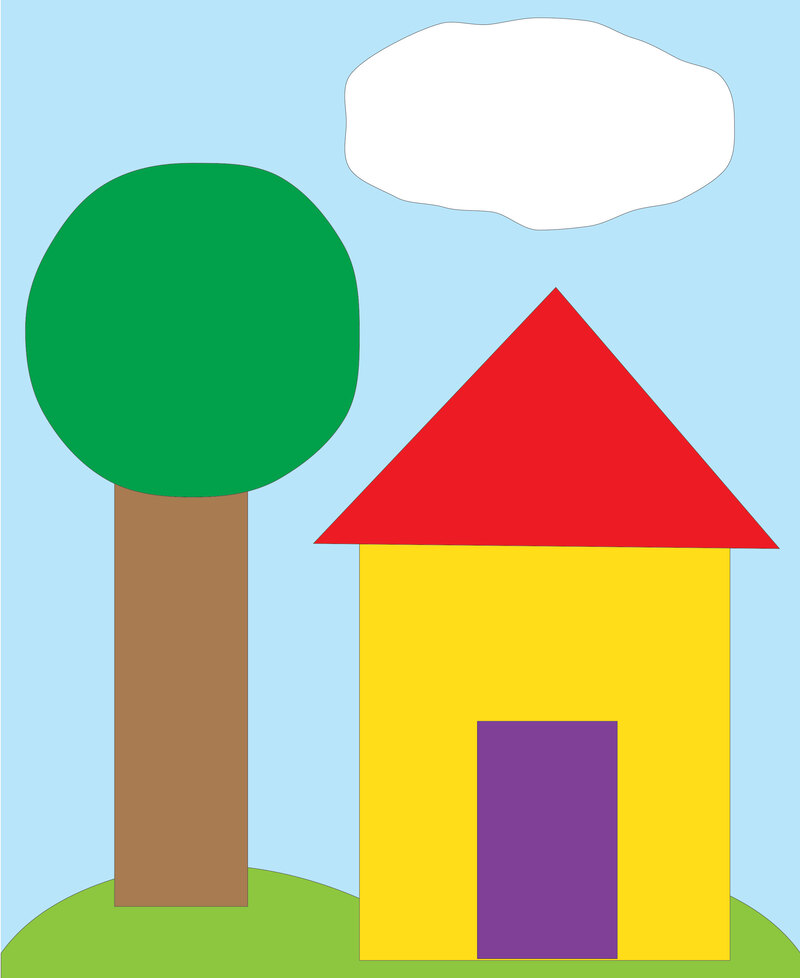
#> input picture shape.jpg, 800 x 978 px
$ jupyter execute --allow-errors 8-puzzle.ipynb
#> lines starting #> are read from the running program, lines starting #| are printed output that depends on the picture
8-puzzle image solver

[cell 1]
from matplotlib import pyplot as plt
image_parts={}

[cell 2]
def splitting_image():
  #splitting image
  import cv2,time,numpy as np
  from PIL import Image

  img = cv2.imread('shape.jpg')
#> img is the input picture: shape (978, 800, 3); mean B, G, R 153.2, 190.1, 177.6
  img=cv2.cvtColor(img,cv2.COLOR_BGR2RGB)
  img2 = img
  plt.imshow(img)
  plt.axis("off")
  plt.title("Actual Image")

  height, width, channels = img.shape
#> height = 978; width = 800; channels = 3
  # Number of pieces Horizontally
  W_SIZE  = 3
  # Number of pieces Vertically to each Horizontal
  H_SIZE = 3

  new_9th_block_height=0
  new_9th_block_width=0

  for ih in range(H_SIZE ):
    for iw in range(W_SIZE ):

        x = width/W_SIZE * iw
        y = height/H_SIZE * ih
        h = (height / H_SIZE)
        w = (width / W_SIZE )
        new_9th_block_height=int(h)
        new_9th_block_width=int(w)
        # print(x,y,h,w)
        img = img[int(y):int(y+h), int(x):int(x+w)]
        # NAME = str(time.time())
        image_parts[(((ih*H_SIZE)+iw+1))]=img
        cv2.imwrite(str(((ih*H_SIZE)+iw+1)) +  ".png",img)

        img = img2
#> this loop made 3 passes
#> pass 1, in splitting_image, `cv2.imwrite(str(((ih*H_SIZE)+iw+1)) +  ".png",img)`:
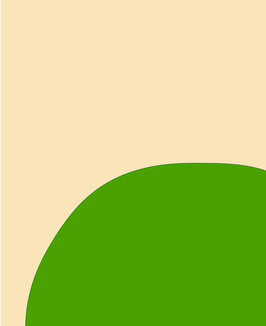
#> saved as 1.png: shape (326, 266, 3); mean B, G, R 114.1, 202.8, 182.7
#> pass 1, in splitting_image, `cv2.imwrite(str(((ih*H_SIZE)+iw+1)) +  ".png",img)`:
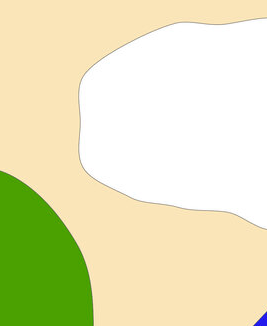
#> saved as 2.png: shape (326, 267, 3); mean B, G, R 186.9, 229.3, 229.3
#> pass 1, in splitting_image, `cv2.imwrite(str(((ih*H_SIZE)+iw+1)) +  ".png",img)`:
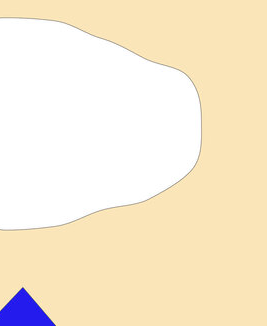
#> saved as 3.png: shape (326, 267, 3); mean B, G, R 211.6, 235.6, 248.3
#> pass 2, in splitting_image, `cv2.imwrite(str(((ih*H_SIZE)+iw+1)) +  ".png",img)`:
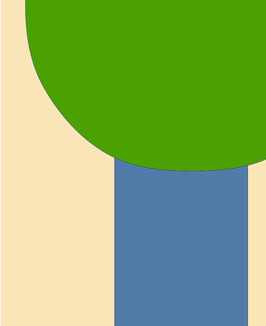
#> saved as 4.png: shape (326, 266, 3); mean B, G, R 104.9, 175.1, 136.7
#> after the loop, image_parts = 9 items

  # new_9th_block=Image.new(mode="RGB",size=(new_9th_block_width,new_9th_block_height),color=(255,255,255))

  # cv2.imwrite("Output Images/9.png",new_9th_block)
  current_9th_block=cv2.imread("9.png")
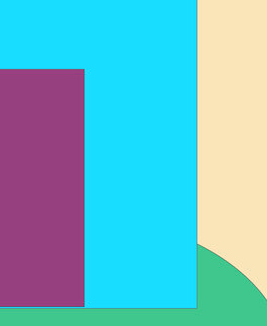
#> current_9th_block: shape (326, 267, 3); mean B, G, R 200, 184.1, 105.6
  he,wi,ch=current_9th_block.shape
#> he = 326; wi = 267; ch = 3
  new_9th_block=Image.new(mode="RGB",size=(wi,he),color=(0,0,0))
#> new_9th_block: PIL image 267x326 RGB; every value is 0
  new_9th_block.save("9.png")
  img_9=cv2.imread('9.png')
  image_parts[9]=img_9
  # plt.imshow(img_9)

[cell 3]
splitting_image()

[cell 4]
plt.title("Goal State")
plt.axis("off")
for ind in image_parts:
      plt.subplot(3,3,ind)
      plt.imshow(image_parts[ind])
      plt.axis("off")
#> this loop made 9 passes
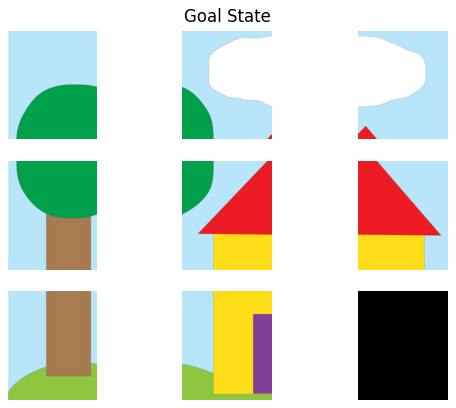
#> figure drawn by matplotlib, 9 panels

import numpy as np
import random
l=np.arange(9)+1
l=list(l)
l[8]='_'
fin=l
fin=np.reshape(fin,(3,3))
#let f=final state
print('fin:',fin)

#> (a cell that did not finish here is left out)

#> (a cell that did not finish here is left out)

[cell 7]
# [4 lines of commented-out code are left out]

[cell 8]
# Use this cell to obtain a solvable start state for the puzzle
# count-steps:19
ini=['1','8','2','_','4','3','7','6','5']
#> (the rest of this cell did not finish here and is left out)

[cell 9]
i=1
plt.title("Input")
#> (the rest of this cell did not finish here and is left out)

[cell 10]
#calculating heuristic at each stage
def cal_heuri(curr):
    # curr=np.reshape(curr,(9,))
    # fin1=np.reshape(fin,(9,))
    h=0
    for i in np.arange(3):
      for j in np.arange(3):
        if(curr[i][j]!='_'):
          if(curr[i][j]!=fin[i][j]):
            h+=1
    return h


#finding index of '_'
# [92 lines left out: functions find_, generate_chi, display, not called in this run]

[cell 11]
class node:
  # [5 lines left out: function __init__, not called in this run]

[cell 12]
# implemented using priority queue (oo-oo)
def branch_back_a_star():
  h=cal_heuri(ini.copy())
  start_state=node(state=ini.copy(),par=None,level=0,hc=h)
  live=[]
  live.append(start_state)
  explored=[]
  final_state=None
  enode=live[0]
  flag=0
  flag2=0
  while(enode.hc!=0):
    flag=0
    for ele in explored:
      if((ele==enode.state).all()):
        flag=1
        break

    if(flag==1):
      live.remove(enode)
      if(len(live)==0):
        flag2=1
        print('Unsolvable Puzzle')
        break
      else:
        # print('lelelele',len(live))
        enode=live[0]
      continue

    else:
      # [6 lines of commented-out code are left out]
      i,j=find_(enode.state)
      chi=generate_chi(enode.state,i,j)
      # print('length of chilren:',len(chi))
      chi_nodes=[]
      for children in chi:
        chi_nodes.append(node(state=children.copy(),par=enode,level=enode.level+1,hc=cal_heuri(children)))
      # print('length of chilren_nodes:',len(chi_nodes))

      min_hc=chi_nodes[0].hc
      for val in chi_nodes:
        if(val.hc<min_hc):
          min_hc=val.hc
      # print('min_hc:',min_hc)
      # oo-oo
      for val in chi_nodes:
        if(val.hc==min_hc):
          # print('length1111111111111111111',len(live))
          for entry in live:
            if(entry.hc>=val.hc):
              live.insert(live.index(entry),val)
              break
            else:
              live.append(val)
              break
            # print('length1111111111111111111',len(live))


      # display(live)
      explored.append(enode.state)
      live.remove(enode)
      # print('lengthL',len(live))
      # display(live)
      enode=live[0]

  final_state=enode

  if(flag2==0):
    flow=[]
    matx=final_state
    while(matx!=None):
        st=list(np.reshape((matx.state),(9,)))
        st[st.index('_')]=9
        flow.append(st)
        matx=matx.par


    print('start_state:',start_state.state)
    print('final_state:',final_state.state)
    print('count/no. of steps:',len(flow))
    return flow

#> (a cell that did not finish here is left out)

#> (a cell that did not finish here is left out)

[cell 15]
def display_steps(index):
#> called with index = 0
    i=1
    plt.title("Step-"+str(index))
    for ind in flow[index]:

        plt.axis("off")
        # print(ind)
        plt.subplot(3,3,i)
        plt.imshow(image_parts[int(ind)])
        plt.axis("off")
        i+=1
#> after the loop, i = 1
#> after the loop, i = 1
#> after the loop, i = 1
#> after the loop, i = 1
#> after the loop, i = 1
#> after the loop, i = 1
#> after the loop, i = 1
